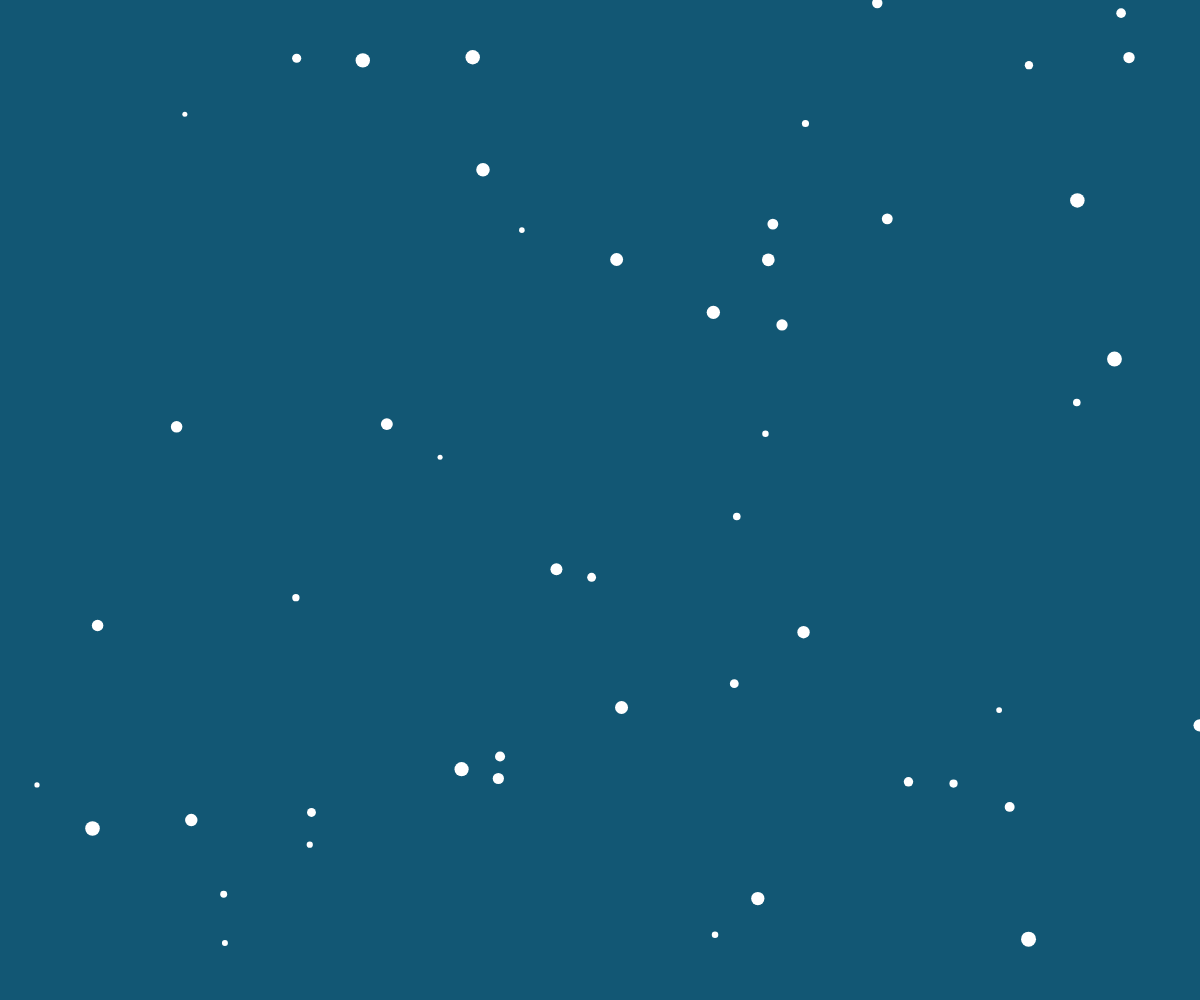
Frame 1 (no input)
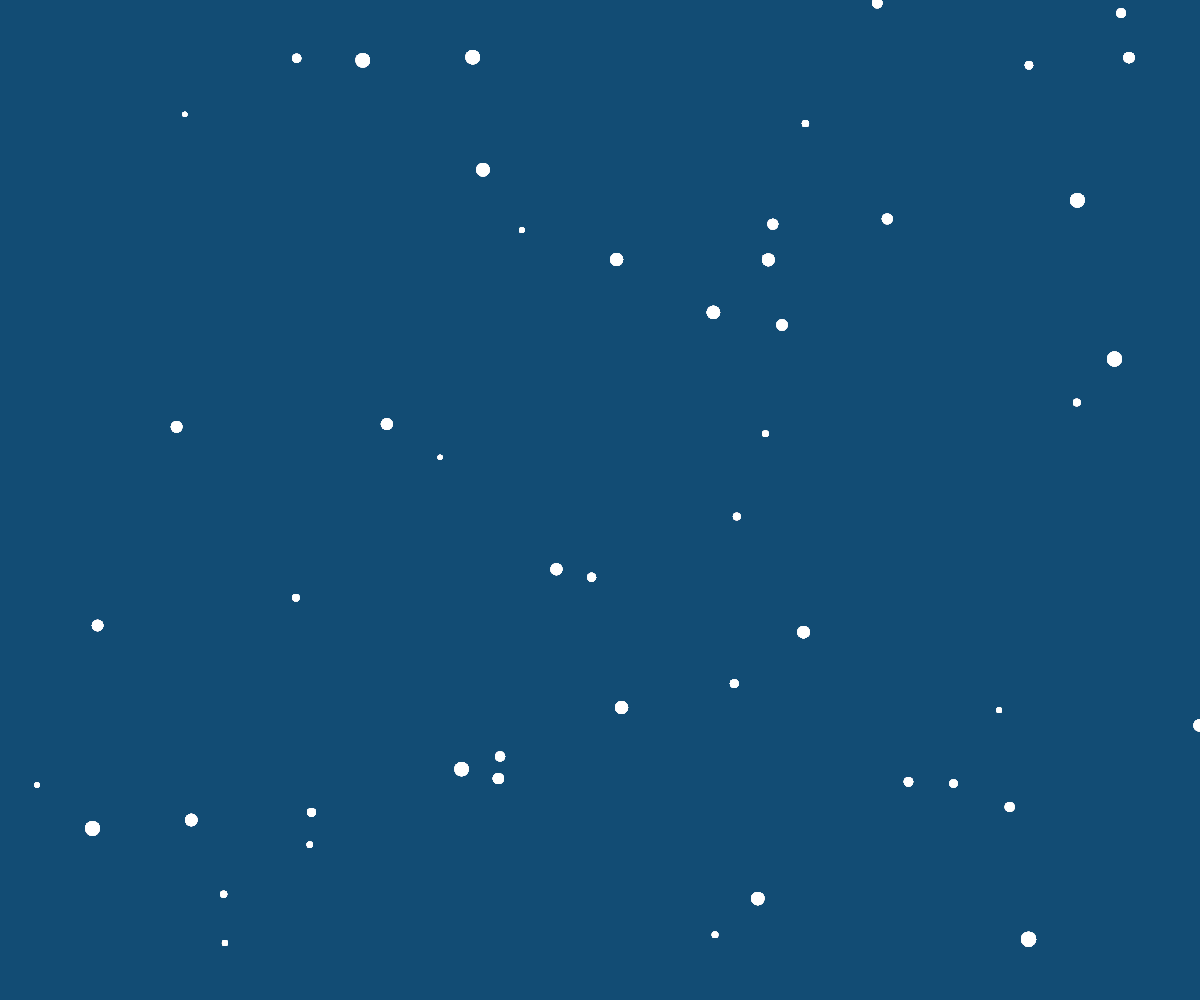
Frame 60 (no input)
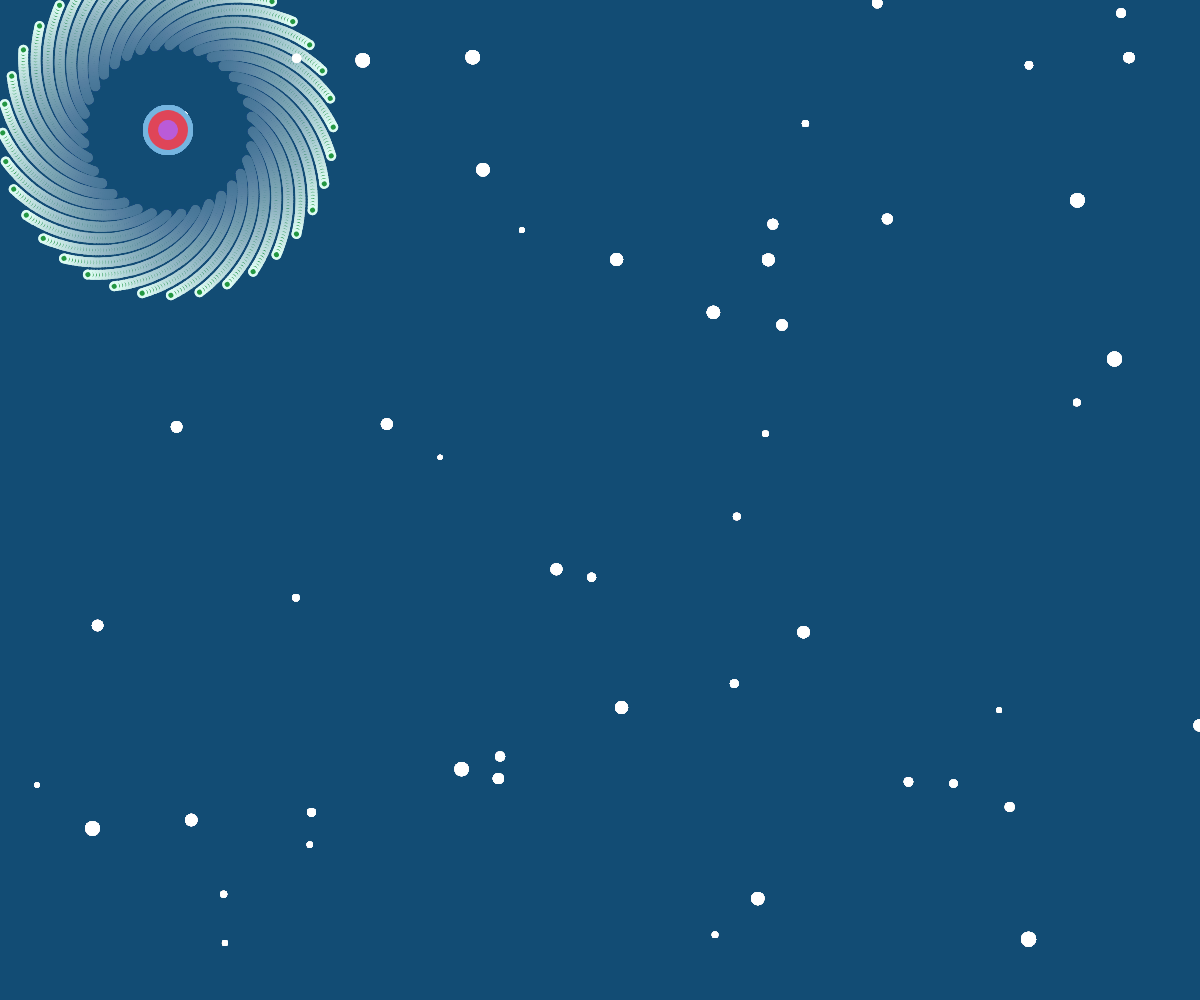
Frame 120 (the mouse pressed at the canvas centre since frame 60)

The p5.js sketch that drew these frames (run headless with seeded random() and noise() and a simulated clock; from frame 60 on, the mouse is pressed at the canvas centre):

// p5.js sketch
// ── sketch.js
let fireworks = [];
// To keep track of which firework to show next
let fireworkIndex = -1; 
let nextFireworkTime = 0;
let firework1;
let firework2;
let firework3;
let firework4;
let firework5;
let firework6;
let firework7;
let firework8;
let firework9;
let firework10;
let firework11;
let firework12;
let firework13;
let firework14;
let firework15;
let firework16;
let firework17;
// Control the number of frames in the bloom cycle
let cycleDuration = 2000;
let whiteDots = [];
let isFireworksPlaying = false; 

function setup() {
  createCanvas(windowWidth, windowHeight);
  background(18, 88, 116);
  angleMode(DEGREES);

  // Create 17 fireworks
  firework1 = new Firework(0.14 * width, 0.13 * height, 0.5, 1);
  firework2 = new Firework(0.43 * width, 0.06 * height, 0.5, 1);
  firework3 = new Firework(0.73 * width, -0.01 * height, 0.5, 1);
  firework4 = new Firework(0.04 * width, 0.4 * height, 0.5, 1);
  firework5  = new Firework(0.33 * width, 0.36 * height, 0.5, 0);
  firework6  = new Firework(0.63 * width, 0.27 * height, 0.5, 0);
  firework7  = new Firework(0.95 * width, 0.21 * height, 0.5, 1);
  firework8  = new Firework(-0.02 * width, 0.7 * height, 0.5, 1);
  firework9  = new Firework(0.24 * width, 0.63 * height, 0.5, 0);
  firework10 = new Firework(0.56 * width, 0.56 * height, 0.5, 0);
  firework11 = new Firework(0.86 * width, 0.49 * height, 0.5, 1);
  firework12 = new Firework(0.16 * width, 0.91 * height, 0.5, 1);
  firework13 = new Firework(0.47 * width, 0.85 * height, 0.5, 1);
  firework14 = new Firework(0.76 * width, 0.77 * height, 0.5, 1);
  firework15 = new Firework(width, 0.74 * height, 0.5, 1);
  firework16 = new Firework(0.67 * width, 1.05 * height, 0.5, 1);
  firework17 = new Firework(0.95 * width, height, 0.5, 1);

    fireworks.push(firework1);
    fireworks.push(firework2);
    fireworks.push(firework3);
    fireworks.push(firework4);
    fireworks.push(firework5);
    fireworks.push(firework6);
    fireworks.push(firework7);
    fireworks.push(firework8);
    fireworks.push(firework9);
    fireworks.push(firework10);
    fireworks.push(firework11);
    fireworks.push(firework12);
    fireworks.push(firework13);
    fireworks.push(firework14);
    fireworks.push(firework15);
    fireworks.push(firework16);
    fireworks.push(firework17);
  

  // Create randomly distributed white dots
  for (let i = 0; i < 50; i++) {
    let x = random(width);
    let y = random(height);
    let size = random(5, 15);
    whiteDots.push(new WhiteDot(x, y, size));
  }
}

function draw() {
  let bgcol = color("#02496C");
  bgcol.setAlpha(5);
  background(bgcol);

  // Draw white dots
  for (let dot of whiteDots) {
    dot.show();
  }
  
  //Set the fireworks to bloom at regular intervals
  if (isFireworksPlaying) {
  let currentTime = millis();
  if (currentTime > nextFireworkTime) {
    nextFireworkTime = currentTime + cycleDuration;
    fireworkIndex = (fireworkIndex + 1) % fireworks.length; // Cycle through the fireworks
  }
  for (let i = 0; i <= fireworkIndex; i++) {
    fireworks[i].show();
    fireworks[i].update();
  }
}

// 遍历所有烟花来处理颜色变化
for (let fw of fireworks) {
  if (fw.colorTransition) {
    let transitionTime = millis() - fw.colorTransitionStart;
    let transitionDuration = 5000; // 五秒钟过渡
    if (transitionTime <= transitionDuration) {
      let amt = map(transitionTime, 0, transitionDuration, 0, 1);
      fw.FireworkColor = lerpColor(fw.originalFireworkColor, color('red'), amt);
    } else {
      fw.FireworkColor = fw.originalFireworkColor;
      fw.colorTransition = false; // 结束颜色变化
    }
  }

}
}

function windowResized() {
  resizeCanvas(windowWidth, windowHeight);
  firework1.updatePosition(0.14 * width, 0.13 * height);
  firework2.updatePosition(0.43 * width, 0.06 * height);
  firework3.updatePosition(0.73 * width, -0.01 * height);
  firework4.updatePosition(0.04 * width, 0.4 * height);
  firework5.updatePosition(0.33 * width, 0.36 * height);
  firework6.updatePosition(0.63 * width, 0.27 * height);
  firework7.updatePosition(0.95 * width, 0.21 * height);
  firework8.updatePosition(-0.02 * width, 0.7 * height);
  firework9.updatePosition(0.24 * width, 0.63 * height);
  firework10.updatePosition(0.56 * width, 0.56 * height);
  firework11.updatePosition(0.86 * width, 0.49 * height);
  firework12.updatePosition(0.16 * width, 0.91 * height);
  firework13.updatePosition(0.47 * width, 0.85 * height);
  firework14.updatePosition(0.76 * width, 0.77 * height);
  firework15.updatePosition(width, 0.74 * height);
  firework16.updatePosition(0.67 * width, 1.05 * height);
  firework17.updatePosition(0.95 * width, height);

  // Update the position of the white dot
  for (let dot of whiteDots) {
    dot.updatePosition(random(width), random(height));
  }
}

class Firework {
  constructor(x, y, expansionSpeed, rotationSpeed) {
    // firework position
    this.x = x;
    this.y = y;

    this.cycleStartTime = millis();
    this.rotation = 0;
    // Set bloom speed
    this.expansionSpeed = expansionSpeed;
    // Set rotation speed
    this.rotationSpeed = rotationSpeed;

    let colors1 = "CFDDFB-FCA522-E1FFF6-FBD2D9".split("-").map(a => "#" + a);
    this.FireworkColor = color(random(colors1));
    let colors2 = "110671-239940-D9354B-CE57B1-E7853C-089494".split("-").map(a => "#" + a);
    this.circleColor1 = color(random(colors2));
    let colors3 = "2F3333-DF4558-58A06B-75B5E0-BA5BD8".split("-").map(a => "#" + a);
    this.circleColor2 = color(random(colors3));
    this.circleColor3 = color(random(colors3));
    this.circleColor4 = color(random(colors3));

   // 新增属性
   this.colorTransition = false;
    this.colorTransitionStart = 0;
    this.originalFireworkColor = this.FireworkColor; // 存储原始颜色
  }


// 新增方法，用于开始和停止颜色的过渡
  toggleColorTransition() {
  this.colorTransition = !this.colorTransition; // 切换颜色变化状态
    this.colorTransitionStart = millis(); // 记录开始变化的时间
}

  // draw fireworks
  show() {
    push();
    translate(this.x, this.y);
    fill(this.FireworkColor);
    noStroke();

    // Set time
    let time = millis() - this.cycleStartTime;
    let t = (time % cycleDuration) / cycleDuration; 
    let size = map(t, 0, 1, 0, min(windowWidth, windowHeight) / 6);

    // 进行颜色过渡处理
    if (this.transitionToRed) {
      let transitionTime = millis() - this.transitionStartTime;
      let lerpAmt = map(transitionTime, 0, 5000, 0, 1);
      lerpAmt = constrain(lerpAmt, 0, 1); // 确保不会超出0-1的范围
      let targetColor = color(255, 0, 0); // 目标颜色为红色
      let currentColor = lerpColor(this.FireworkColor, targetColor, lerpAmt);
      fill(currentColor);
    } else {
      fill(this.FireworkColor);
    }

    // Update rotation speed
    this.rotation += this.rotationSpeed;
    rotate(this.rotation);

    for (let i = 0; i < 360; i += 10) {
      let ex = size * sin(i);
      let ey = size * cos(i);
      ellipse(ex, ey, 10, 10);
      circle(ex, ey, 10);

      push();
      fill(this.circleColor1);
      circle(ex, ey, 5)
      pop();
    }
    fill(this.circleColor2)
    circle(0, 0, 50)

    fill(this.circleColor3)
    circle(0, 0, 40)

    fill(this.circleColor4)
    circle(0, 0, 20)

    pop();
  }

  // Fireworks bloom repeatedly
  update() {
    if (millis() - this.cycleStartTime >= cycleDuration) {
      this.cycleStartTime = millis();
    }
  }

  updatePosition(newX, newY) {
    this.x = newX;
    this.y = newY;
  }
  }


class WhiteDot {
  constructor(x, y, size) {
    this.x = x;
    this.y = y;
    this.size = size;
    
  }

  show() {
    fill(255);
    noStroke();
    ellipse(this.x, this.y, this.size, this.size);
  }

  updatePosition(newX, newY) {
    this.x = newX;
    this.y = newY;
  }
}

function mousePressed() {
  isFireworksPlaying = !isFireworksPlaying; 
}

function keyPressed() {
  if (key === '1') {
    for (let fw of fireworks) {
      fw.toggleColorTransition();
    }
  }
}
